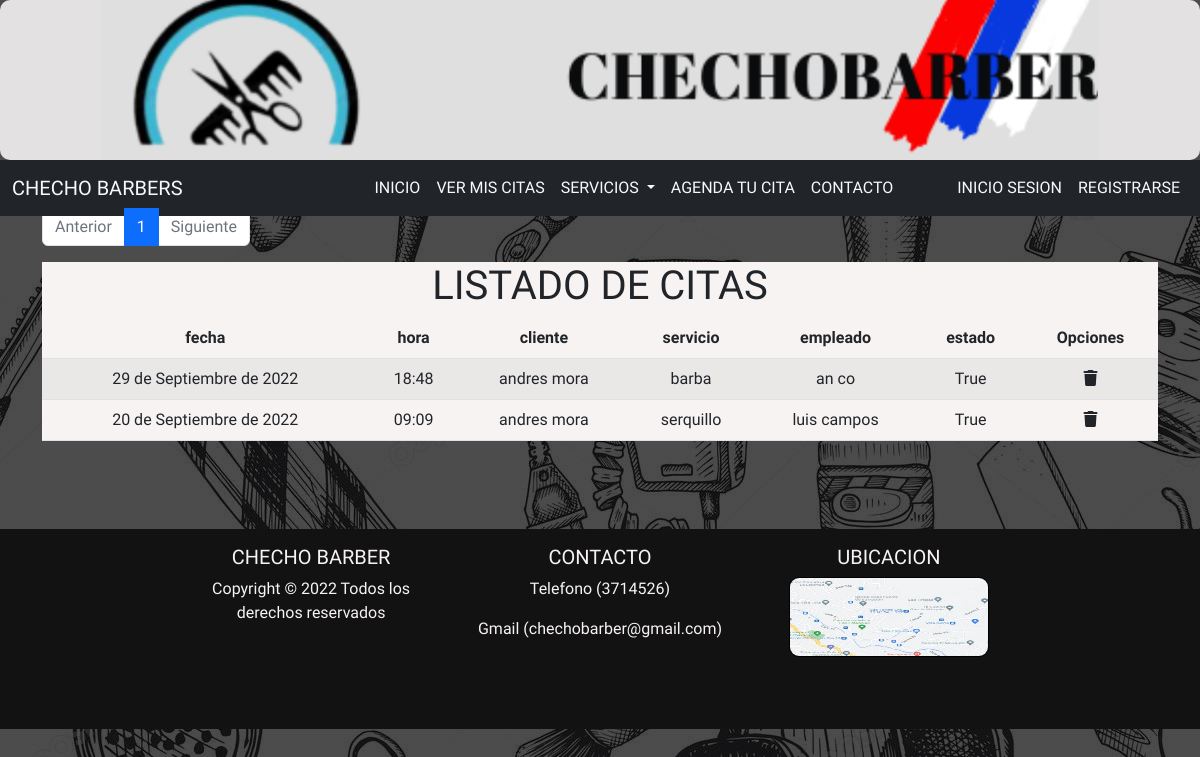
Screenshot of /listarCita/ with the database file from the repository.
### checho/models.py (models this page shows, shortened)
class Citas(models.Model):
    fecha=models.DateField(auto_now_add=False)
    hora=models.TimeField(auto_now_add=False)
    estado=models.BooleanField(default=True)
    cliente=models.ForeignKey(Clientes, on_delete=models.CASCADE,null=True)
    servicio=models.ForeignKey(Servicios, on_delete=models.CASCADE,null=True)
    empleado=models.ForeignKey(Empleados, on_delete=models.CASCADE,null=True)

class Clientes(models.Model):
    nombre=models.CharField(max_length=100)
    apellido=models.CharField(max_length=100)
    numeroTelefono=models.PositiveIntegerField()
    usuario=models.CharField(max_length=100)
    contraseña=models.CharField(max_length=100)
    rol=models.CharField(max_length=100,default="cliente")
    def __str__(self) -> str:
        return f" {self.nombre} {self.apellido}  "

class Servicios(models.Model):
    nombreServicio=models.CharField(max_length=255)
    precio=models.PositiveIntegerField()
    def __str__(self) -> str:
        return self.nombreServicio

class Empleados(models.Model):
    nombre=models.CharField(max_length=100)
    apellido=models.CharField(max_length=100)
    numeroTelefono=models.PositiveIntegerField()
    usuario=models.CharField(max_length=100)
    contraseña=models.CharField(max_length=100)
    rol=models.CharField(max_length=100,default="empleado")
    administrador=models.ForeignKey(Administradores,on_delete=models.CASCADE,null=True)
    def __str__(self) -> str:
        return f" {self.nombre} {self.apellido}  "

### checho/views.py (the view)
# urls.py: path('listarCita/', views.listarCita,name='listarCita'),
def listarCita(request):
    q=Citas.objects.all()
    pag = Paginator(q, 4)   #cinco registros por página
    page_number = request.GET.get('page')
    q = pag.get_page(page_number)
    contexto = {'page_obj': q}
    return render(request, 'citas/listarCita.html',contexto)

### checho/templates/citas/listarCita.html (shortened to what this page needs)
{% extends 'bases/base.html' %}
{%block content %}
{% if page_obj %}
<div style="text-align: center;  padding-top: 10em; ">
    <section class="container ">
        <div class=" py-5">
            <nav aria-label="...">
                <ul class="pagination">
                    <li class="page-item {% if not page_obj.has_previous %}disabled{% endif %}">
                        <a class="page-link" {% if page_obj.has_previous %} href="?page={{ page_obj.previous_page_number }}" {% endif %}>Anterior</a>
                    </li>
                    {% for i in "x"|rjust:page_obj.paginator.num_pages|make_list %}
                        <li class="page-item {% if forloop.counter == page_obj.number %}active{% endif %}" aria-current="page">
                            <a class="page-link" href="?page={{ forloop.counter }}">{{ forloop.counter }}</a>
                        </li>
                    {% endfor %}
                    <li class="page-item {% if not page_obj.has_next %}disabled{% endif %}">
                        <a class="page-link" {% if page_obj.has_next %}href="?page={{ page_obj.next_page_number }}"{% endif %}>Siguiente</a>
                    </li>
                </ul>
            </nav>
            <div id="listarServicios">
                <h1>LISTADO DE CITAS</h1>
                <table class="table table-striped">
                    <thead>
                        <tr>
                            <th>fecha</th>
                            <th>hora</th>
                            <th>cliente</th>
                            <th>servicio</th>
                            <th>empleado</th>
                            <th>estado</th>
                            <th>Opciones</th>
                        </tr>
                    </thead>
                    <tbody>
                        {% for i in page_obj %}
                        <tr>
                            <td>{{i.fecha}}</td>
                            <td>{{i.hora}}</td>
                            <td>{{i.cliente}}</td>
                            <td>{{i.servicio}}</td>
                            <td>{{i.empleado}}</td>
                            <td>{{i.estado}}</td>
                            <td><a onclick="validar('{% url 'checho:eliminarCita' i.id %}')"><i
                                        class="fa-solid fa-trash"> </i></a></td>
                        </tr>
                        {% endfor %}
                    </tbody>
                </table>
            </div>
        </div>
    </section><br>
</div>
{% else %}
<h1>No hay datos</h1>
{% endif %}
{% endblock %}

### checho/templates/bases/base.html (shortened to what this page needs)
{%load static%}
<!DOCTYPE html>
<html lang="en">
<head>
    <link rel="stylesheet" href="https://cdnjs.cloudflare.com/ajax/libs/font-awesome/6.2.0/css/all.min.css"
 />
    <link rel="stylesheet" href="{% static 'bootstrap/css/bootstrap.min.css'%}">
    <link rel="stylesheet" href="{% static 'css/style.css'%}">
</head>
<body>
    <div class="contenedor">
        <header class=""></header>
        <div class="containerNav ">
            <nav class="navbar navbar-expand-lg bg-dark ">
                <div class="container-fluid">
                    <div><a class="navbar-brand text-light hoverNav  " href="#">CHECHO BARBERS</a></div>
                    <div>
                        <div class="collapse navbar-collapse" id="navbarSupportedContent">
                            <ul class="navbar-nav me-auto mb-2 mb-lg-0">
                                <li class="nav-item">
                                    <a class="nav-link active text-light hoverNav" aria-current="page"
                                        href="{% url 'checho:index' %}">INICIO</a>
                                </li>
                                <li class="nav-item">
                                    <a class="nav-link active text-light hoverNav" aria-current="page" href="#">VER MIS
                                        CITAS</a>
                                </li>
                                <li class="nav-item dropdown text-light">
                                    <a class="nav-link dropdown-toggle text-light hoverNav" href="#" role="button"
                                        data-bs-toggle="dropdown" aria-expanded="false">
                                        SERVICIOS
                                    </a>
                                </li>
                                <li class="nav-item text-light">
                                    <a class="nav-link text-light hoverNav" href="{% url 'checho:agendarCita' %}">AGENDA
                                        TU CITA</a>
                                </li>
                                <li class="nav-item text-light me-5">
                                    <a class="nav-link text-light hoverNav" href="#contacto">CONTACTO</a>
                                </li>
                                {% if request.session.logueo %}
                                <li class="nav-item text-light">
                                    <a class="nav-link text-light hoverNav" href="{% url 'checho:cerraSesion' %}">CERRAR
                                        SESION</a>
                                </li>
                                {% else %}
                                <li class="nav-item text-light">
                                    <a class="nav-link text-light hoverNav" href="{% url 'checho:login' %}">INICIO
                                        SESION</a>
                                </li>
                                <li class="nav-item text-light">
                                    <a class="nav-link text-light hoverNav"
                                        href="{% url 'checho:registrarUser' %}">REGISTRARSE</a>
                                </li>
                                {% endif %}
                            </ul>
                        </div>
                    </div>
                </div>
            </nav>
        </div>
    </div>
    <main>{%block content %}{%endblock%}</main>
    <footer style="height: 25vh ; ">
        <div class="row">
            <div class="col  col-sm-12 col-md-4 col-lg-4 col-xl-4 ">
                <h5>CHECHO BARBER</h5>
                <p>Copyright © 2022 Todos los derechos reservados</p>
            </div>
            <div class="col  col-sm-12 col-md-4 col-lg-4 col-xl-4">
                <h5 id="contacto">CONTACTO</h5>
                <p> Telefono (3714526)</p>
                <p>Gmail (chechobarber@gmail.com)</p>
            </div>
            <div class="col  col-sm-12 col-md-4 col-lg-4 col-xl-4">
                <h5>UBICACION</h5>
                <a target="_blank" href=""><img src="{% static 'img/maps.jpg' %}" alt="maps" id="im4"></a>
            </div>
        </div>
    </footer>
</body>
</html>

### checho/static/css/style.css (style rules this page uses)
body { background-image: linear-gradient(0deg, rgba(0, 0, 0, 0.7), rgb(0, 0, 0, 0.7)), url("../img/patron.jpg"); font-family: 'Oswald', sans-serif; }
.contenedor { position: fixed; width: 100%; z-index: 2; }
header { border-radius: 10px; background-color: rgb(221, 221, 220); background-image: url("../img/logo.png"); height: 20vh; background-size: 25% 100%; background-repeat: no-repeat; background-position-x: 50%; background-position-y: 5px; display: flex; align-items: center; -webkit-border-radius: 10px; -moz-border-radius: 10px; -ms-border-radius: 10px; -o-border-radius: 10px; }
img { border-radius: 10px; -webkit-border-radius: 10px; -moz-border-radius: 10px; -ms-border-radius: 10px; -o-border-radius: 10px; border: 1px solid black; }
@media screen and (min-width: 768px) { body { background-color: rgb(249, 242, 242) } }
@media screen and (min-width: 768px) { header { height: 20vh; background-image: url("../img/banner2.svg"); background-color: rgb(227, 225, 225); background-size: 83%; background-repeat: no-repeat; background-position-y: 60%; } }
footer { color: #f7f3f3; height: 150px; display: flex; justify-content: space-around; padding: 1em; text-align: center; background-color: rgb(19, 18, 18); }
#im4 { width: 200px; height: 80px; }
#listarServicios { background-color: #f7f3f3; }

### rows the page displays
Citas: fecha "29 de Septiembre de 2022", hora "18:48", cliente "andres mora", servicio "barba", empleado "an co", estado "True"
Citas: fecha "20 de Septiembre de 2022", hora "09:09", cliente "andres mora", servicio "serquillo", empleado "luis campos", estado "True"
